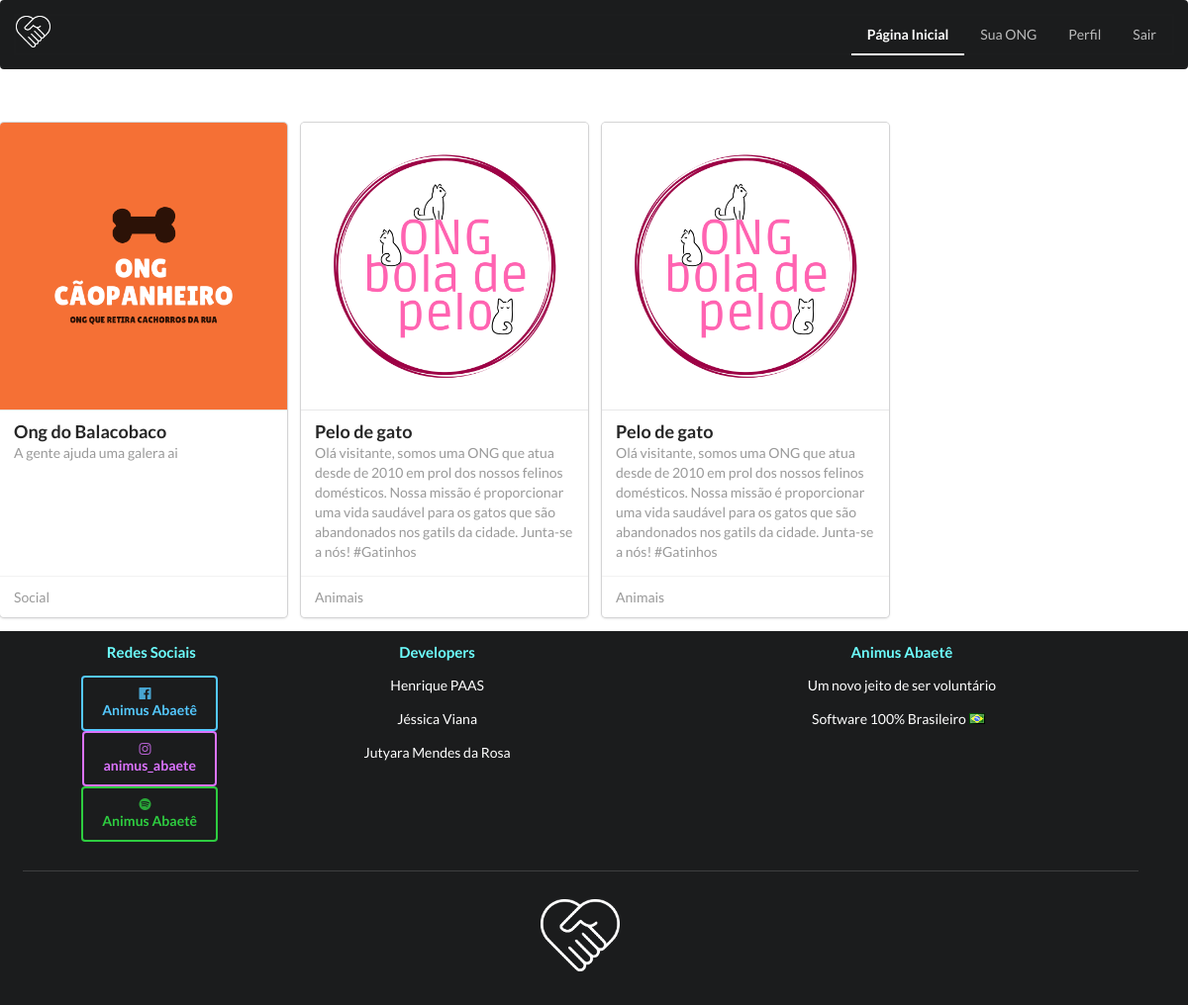
The page /app/view/pag_inicial_logado.php?user=40 (signed in) on the database its author committed.
### tables this page shows
CREATE TABLE `ong` (
  `idong` int(11) NOT NULL,
  `cnpj` varchar(45) DEFAULT NULL,
  `nome_ong` varchar(50) DEFAULT NULL,
  `nome_responsavel` varchar(45) DEFAULT NULL,
  `causas_ong` varchar(300) DEFAULT NULL,
  `email` varchar(50) DEFAULT NULL,
  `imagem` varchar(100) DEFAULT 'ong.png',
  `telefone` varchar(45) DEFAULT NULL,
  `usuario_cod_user` int(6) NOT NULL,
  `bio` varchar(500) NOT NULL
);

### app/model/Conexao.php (called while the page is built, shortened)
<?php
class Conexao {
    public static function getConexao(){
        $conexao = new PDO("mysql:host=".self::HOST.";dbname=".self::NOMEBANCO, self::USUARIO, self::SENHA);
        return $conexao;
    }
}

### app/model/CrudVoluntario.php (called while the page is built, shortened)
<?php
require_once "Conexao.php";
require_once "Voluntario.php";
class CrudVoluntario{
    public $conexao;
    public function __construct(){
        $this->conexao = conexao::getConexao();
    }
    public function getVoluntario( $cod_user){
        $consulta = $this->conexao->query("SELECT * FROM usuario WHERE cod_user = $cod_user");
        $user = $consulta->fetch(PDO::FETCH_ASSOC);
        return new Voluntario($user['cod_user'], $user['senha'], $user['email'], $user['nome'], $user['user'],  $user['sexo'], $user['idade'],$user['bio'], $user['imagem'], $user['site'], $user['tipo_usuario_idtipo_usuario'] );
    }
}

### app/model/Voluntario.php (called while the page is built, shortened)
<?php
class  Voluntario{
    public function __construct($cod_user = null, $senha, $email, $nome, $user, $sexo, $idade, $bio, $imagem, $site, $tipo_user){
        $this->tipo_user    = $tipo_user;
    }
}

### app/model/CrudOng.php (called while the page is built, shortened)
<?php
require_once "Conexao.php";
require_once "Ong.php";
class CrudOng{
    public $conexao;
    public function __construct(){
        $this->conexao = conexao::getConexao();
    }
    public function getOngs(){
        $consulta = $this->conexao->query("SELECT * FROM ong");
        $ongs = $consulta->fetchAll(PDO::FETCH_ASSOC);
        $listaOngs = [];
        foreach ($ongs as $ong) {
            $listaOngs [] = new Ong($ong['idong'], $ong['cnpj'], $ong['nome_ong'], $ong['nome_responsavel'], NULL, $ong['causas_ong'],  $ong['email'],$ong['imagem'], $ong['telefone'], $ong['usuario_cod_user'], $ong['bio'] );
        }
        return $listaOngs;
    }
}

### app/model/Ong.php (called while the page is built, shortened)
<?php
class Ong{
    public function __construct($cod_user = null, $cnpj, $nome_ong, $nome_resp, $local, $causas, $email, $imagem, $telefone, $cod_vol, $bio){
        $this->cod_user  = $cod_user;
        $this->nome_ong  = $nome_ong;
        $this->causas    = $causas;
        $this->imagem    = $imagem;
        $this->bio       = $bio;
    }
}

### app/view/pag_inicial_logado.php (the view, shortened to what this page needs)
<?php
require_once "../model/CrudVoluntario.php";
require_once "../model/CrudOng.php";
$crud = new CrudVoluntario();
$crudOng = new CrudOng();
$cod     = $_GET['user'];
$usuario = $crud->getVoluntario($cod);
$possui  = $usuario->tipo_user;
$listaOngs = $crudOng->getOngs();
require_once "cabecalho.php";
if ($possui == 1){
    echo "<a href='pag_inicial_logado.php?user=$cod' class='active item'>Página Inicial</a>
<a href='../controllers/controlador.php?acao=entrarOng&&user=$cod' class='item'>Sua ONG</a>
<a href='perfil.php?user=$cod' class='item'>Perfil</a>
<a class='item' href='../controllers/verificaUser.php?acao=sair'>Sair</a>
</div>
</div>
</div>";
} ?>
<br>
<br>
<div class="ui special cards">
    <?php foreach($listaOngs as $ong): ?>
        <div class="card">
            <div class="blurring dimmable image">
                <img src="../../imagens/<?=$ong->imagem?>">
            </div>
            <div class="content">
                <a href="perfilOng.php?user=<?=$cod?>&&cod=<?=$ong->cod_user?>" class="header"><?=$ong->nome_ong?></a>
                <div class="meta">
                    <span class="date"><?=$ong->bio?></span>
                </div>
            </div>
            <div class="extra content">
                <a><?=$ong->causas?></a>
            </div>
        </div>
    <?php endforeach; ?>
</div>
<?php require_once "rodape.php"; ?>

### rows shown on the page
ong: imagem (picture), nome_ong "Ong do Balacobaco", bio "A gente ajuda uma galera ai", causas_ong "Social"
ong: imagem (picture), nome_ong "Pelo de gato", bio "Olá visitante, somos uma ONG que atua desde de 2010 em prol dos nossos felinos domésticos. Nossa missão é proporcionar uma vida saudável para os gatos que são abandonados nos gatils da cidade. Junta-se a nós! #Gatinhos", causas_ong "Animais"
ong: imagem (picture), nome_ong "Pelo de gato", bio "Olá visitante, somos uma ONG que atua desde de 2010 em prol dos nossos felinos domésticos. Nossa missão é proporcionar uma vida saudável para os gatos que são abandonados nos gatils da cidade. Junta-se a nós! #Gatinhos", causas_ong "Animais"
